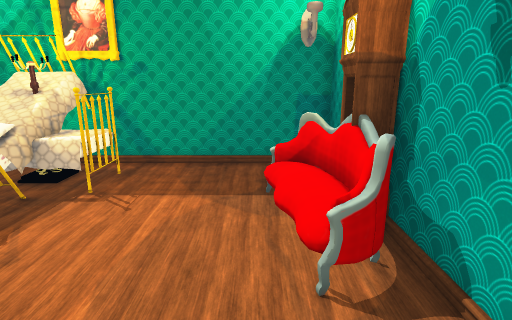
[1] (above)

12 first-person views from a walk through a Unity game level. The camera is 1.4 m above the floor, tilts 14° down and sees 80° across. The floor is counted in squares, 0.5 m on a side. Each view is taken from the middle of a square. On the plan, view 1 faces up. The plan holds only what a view shows up to about 20 squares ahead; the rest is blank.

[2]
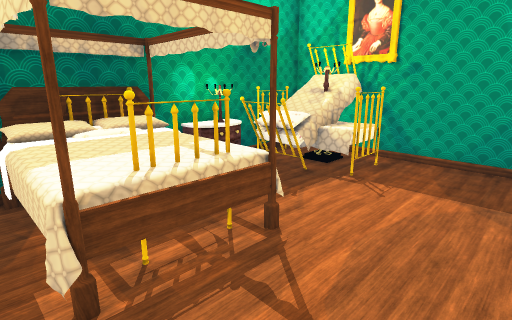

[3]
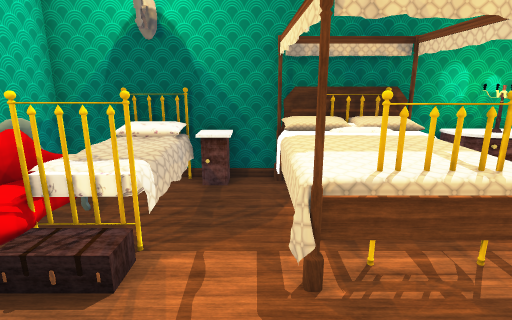

[4]
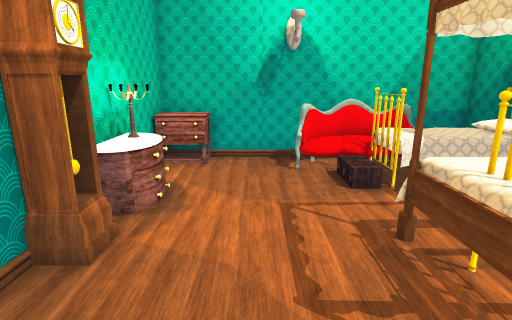

[5]
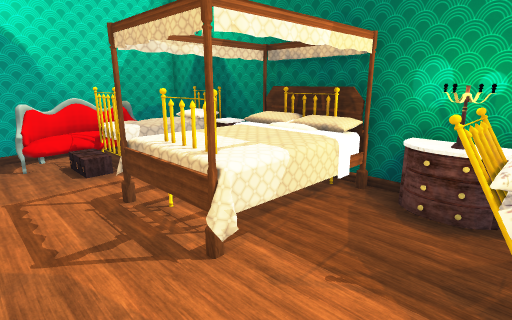

[6]
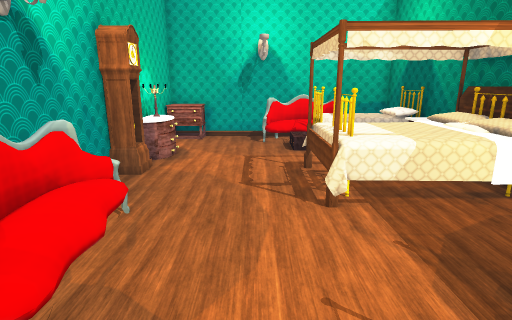

[7]
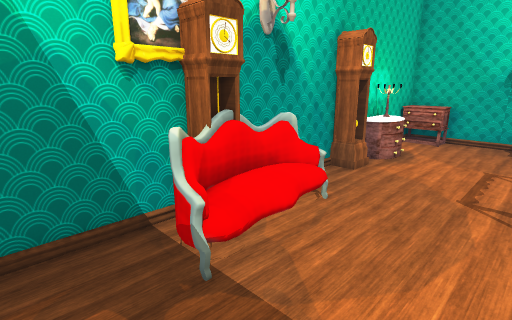

[8]
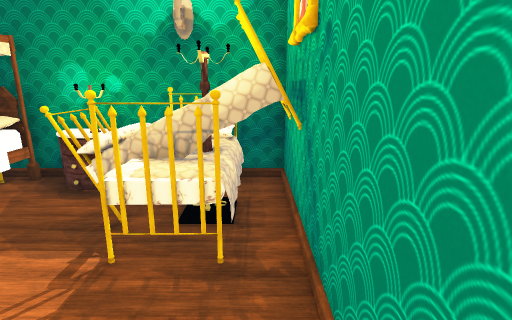

[9]
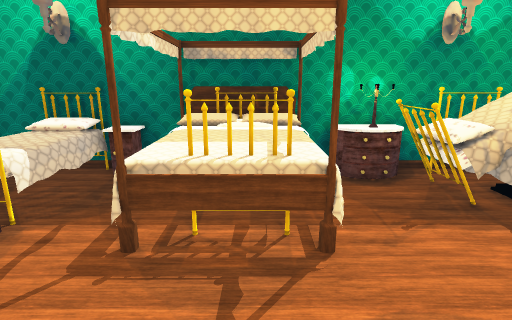

[10]
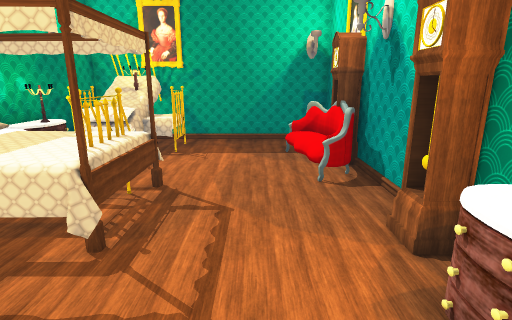

[11]
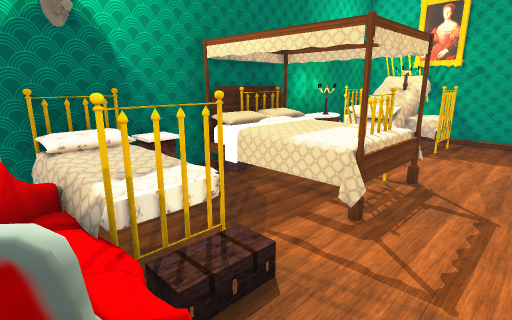

[12]
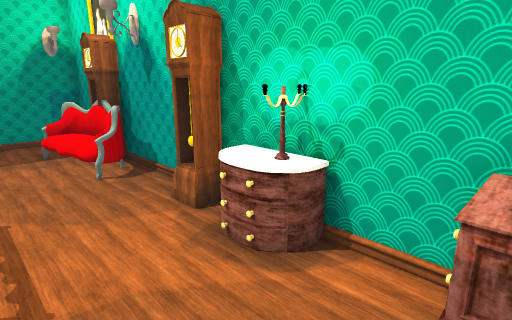

### Floor plan
Points are (right, up) in squares from view 1. A wall is a line through its corners. A room is listed if a view was taken in it or the views show most of it. See-through windows are left out.
Room 1 (views 1, 2, 3, 4, 5, 6, 7, 8, 9, 10, 11, 12)
walls: (2.6, 7.5) (2.6, 10.9) (-9.1, 10.9) (-9.1, -6.9) (2.6, -6.9) (2.6, 5.5)
objects: other object (-9, -2) to (-8, -2); other object (-9, 5); other object (-8, -5) to (-5, -3); other object (-8, 0) to (-4, 3); other object (-8, 1) to (-8, 2); other object (-8, 5); other object (-8, 6) to (-6, 10); other object (-8, 8) to (-8, 10); other object (-6, 8) to (-4, 10); other object (-4, 1) to (-4, 3); other object (1, -6) to (3, -6); other object (1, -3) to (3, -1); other object (2, 0) to (3, 1); other object (2, 6) to (2, 7)

Where each view was taken, in squares from view 1:
view 1: 0 up, 0 right, facing up
view 2: 1 down, 0 right, facing up-left
view 3: 1 down, 0 right, facing left
view 4: 5 up, 1 left, facing down
view 5: 7 up, 1 left, facing down-left
view 6: 10 up, 2 left, facing down
view 7: 10 up, 3 left, facing down-right
view 8: 10 up, 0 right, facing left
view 9: 2 up, 1 right, facing left
view 10: 5 down, 1 left, facing up
view 11: 6 down, 1 left, facing up-left
view 12: 6 down, 2 left, facing up-right
